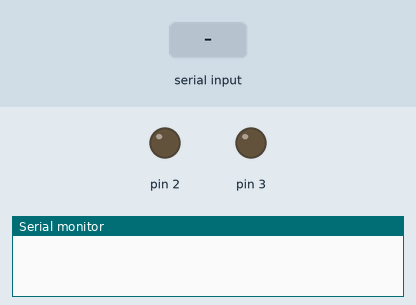
This sketch was run on a simulated Arduino Uno, built with avr-gcc and run on an emulated ATmega328P. Parts: output pins drawn as LEDs (lit = HIGH), the last lines printed to the serial monitor. Inputs (shaded band) come from the test bench.

Above: at 1.2 s.
1.3 s: "1" received over the second serial link
At 2.6 s:
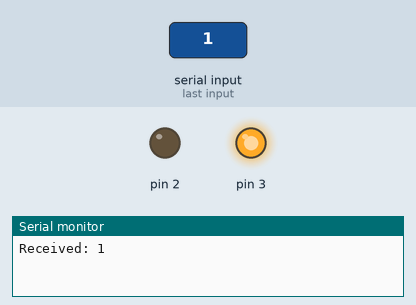
Timing chart, 0 to 4.3 s (numbered marks = the images above; inputs shaded):
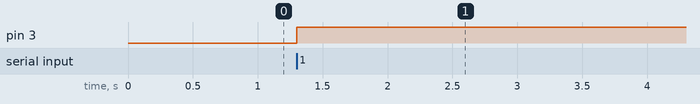

Measured:
- after the input at 1.3 s, pin 3: LOW → HIGH at once

The sketch:

sketchBluetooth.ino
```cpp
#include <SoftwareSerial.h>
SoftwareSerial mySerial(5, 4);

void setup()
{
  Serial.begin(9600);
  mySerial.begin(9600);

  pinMode(2, OUTPUT);
  pinMode(3, OUTPUT);
  digitalWrite(2, LOW);
  digitalWrite(3, LOW);
}

void loop()
{
  String Data = "";
  char character;
  while (mySerial.available())
  {
    char character = mySerial.read();

      Data.concat(character);
      Serial.print("Received: ");
      Serial.println(Data);

      if(Data == "1")
    {
      digitalWrite(3, HIGH);
      digitalWrite(2, LOW);
      delay(65333);
    }
    else if(Data == "2")
    {
      digitalWrite(3, LOW);
      digitalWrite(2, HIGH);
      delay(66355);
    }
    else if(Data == "0")
    {
      digitalWrite(3, LOW);
      digitalWrite(2, LOW);
    }
    else
    {
      digitalWrite(3, LOW);
      digitalWrite(2, LOW);
    }
  }
}
```
